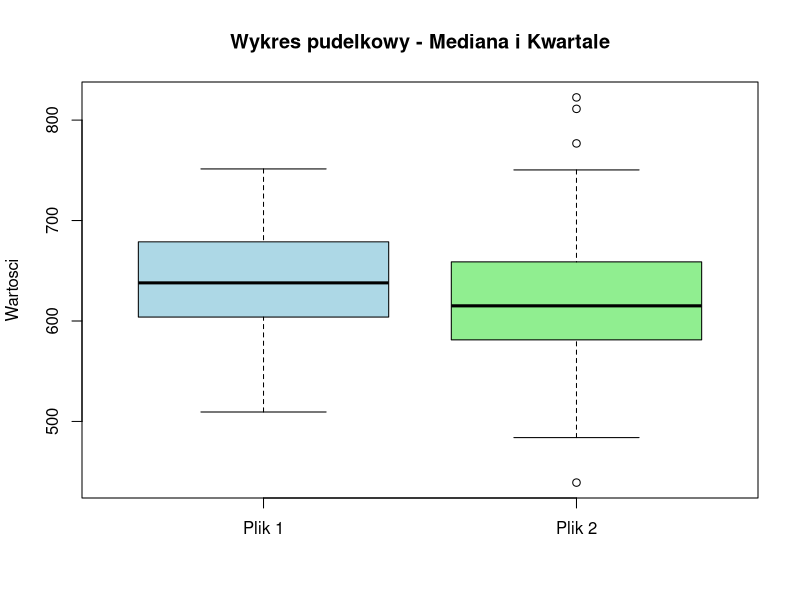
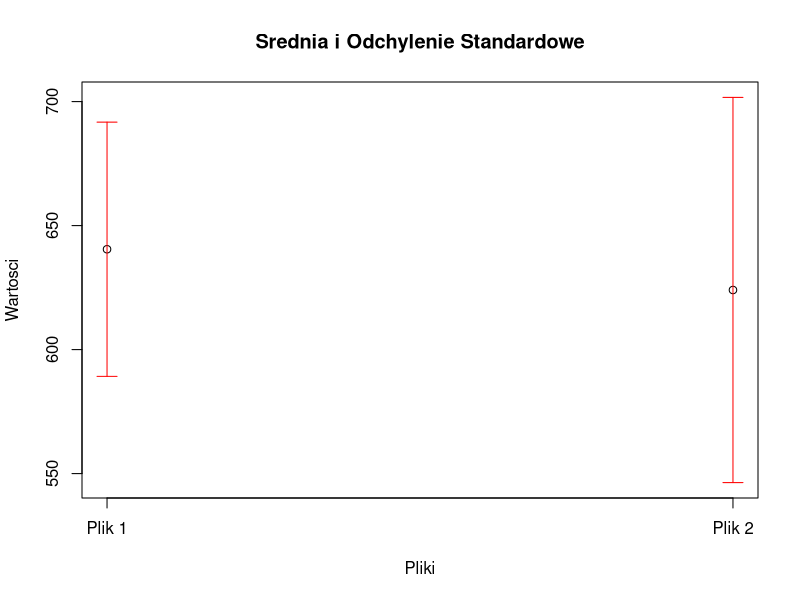

Write R code to recreate these figures, in order.
y1=read.csv2("walc1.txt",header=FALSE)
y1=t(y1)
y2=read.csv2("walc2.txt",header=FALSE)
y2=t(y2)

data_list=list(y1,y2)

#POLECENIE 1

#wykres pudełkowy 2 zestawów danych
#mediana, kwartale
boxplot(data_list,names = c("Plik 1", "Plik 2"),
        main = "Wykres pudelkowy - Mediana i Kwartale",
        ylab = "Wartosci", col = c("lightblue", "lightgreen"))


#średnia i odchylenie standardowe
#wartość oczekiwana rozkładu normalnego - średnia
sr1=mean(y1)
sr2=mean(y2)
odch1=sd(y1)
odch2=sd(y2)

srednie=c(sr1,sr2)
odchylenia=c(odch1,odch2)

plot(1:2,srednie,
     main="Srednia i Odchylenie Standardowe",
     xlab="Pliki",
     ylab="Wartosci",
     xaxt="n",
     ylim=c(min(srednie-odchylenia),max(srednie+odchylenia)))
arrows(x0 = 1:2,
       y0 = srednie-odchylenia,
       x1 = 1:2,
       y1 = srednie+odchylenia,
       angle = 90, code = 3, length = 0.1, col = "red")
axis(1,at=1:2,labels=c("Plik 1", "Plik 2"))

#POLECENIE 2

# Miary przecietne - położenia:
# - srednia
# - mediana
# - moda
# - kwartyle

# Miary zróżnicowania - rozproszenia:
# - odchylenie standardowe (obc, nieobc)
# - wariancja(obc, nieobc)
# - odchylenie przeciętne
# - odchylenie przeciętne od mediany
# - odchylenie ćwiartkowe Q
# - współczynnik zmienności w%v
# - pozycyjny współczynnik zmienności w%v_q

# Miary asymetrii i koncentracji:
# - skośność a_s
# - kurtoza krt
# - eksces g_2




